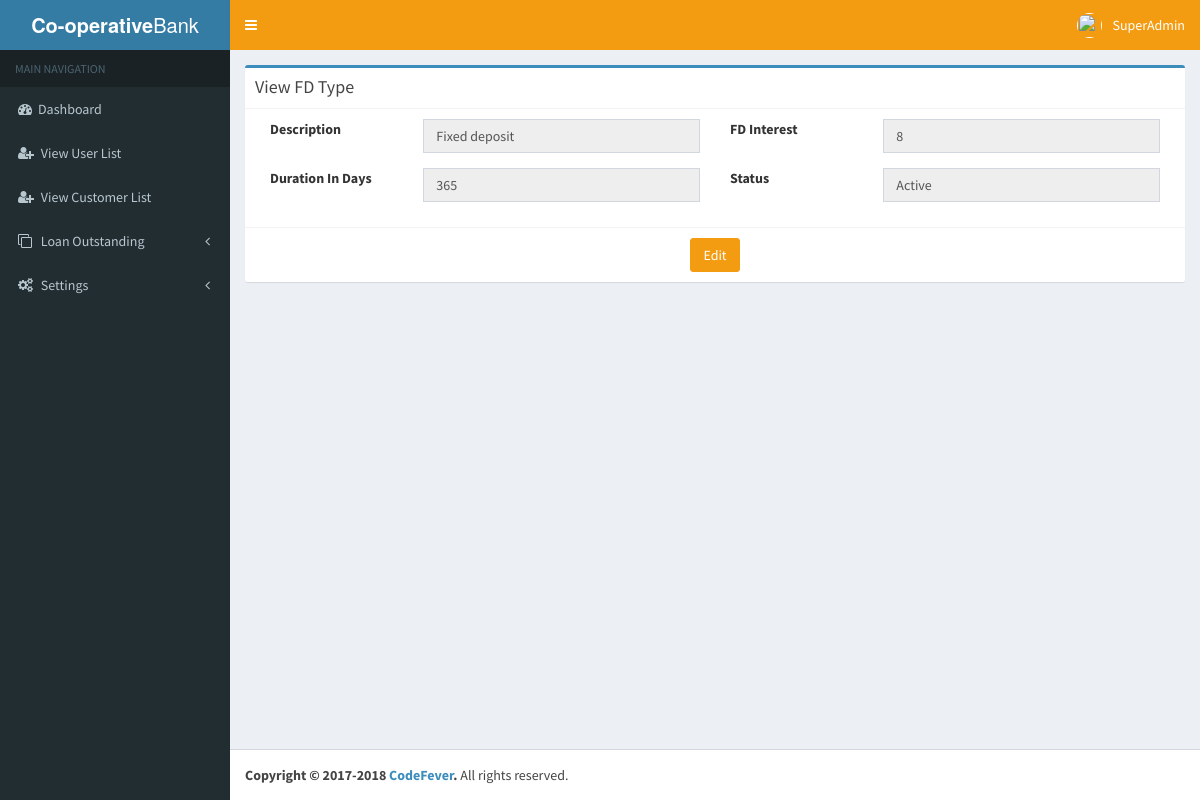
Screenshot of /Views/SuperAdmin/superadmin_view_fdtype.php?id=4 (signed in) with the database file from the repository.
### tables this page shows
CREATE TABLE `userinfo` (
  `UserId` bigint(20) NOT NULL AUTO_INCREMENT,
  `EmployeeName` varchar(50) NOT NULL DEFAULT '',
  `Designation` varchar(50) NOT NULL DEFAULT '',
  `Username` varchar(700) NOT NULL DEFAULT '',
  `Apassword` longtext NOT NULL,
  `RoleId` bigint(20) DEFAULT NULL,
  `CityId` bigint(20) DEFAULT NULL,
  `StateId` bigint(20) DEFAULT NULL,
  `CountryId` bigint(20) DEFAULT NULL,
  `BranchId` bigint(20) DEFAULT NULL,
  `UnderofId` bigint(20) DEFAULT NULL,
  `EmpCode` varchar(50) DEFAULT NULL,
  `Userimage` longblob,
  `EmpId` bigint(20) DEFAULT NULL,
  `CreatedBy` bigint(20) DEFAULT NULL,
  `CreatedDate` datetime DEFAULT NULL,
  `ModifiedDate` datetime DEFAULT NULL,
  `ModifiedBy` bigint(20) DEFAULT NULL,
  `Active` tinyint(4) NOT NULL DEFAULT '1',
  `token` varchar(255) NOT NULL,
  PRIMARY KEY (`UserId`),
  UNIQUE KEY `UQ__UserInfo__536C85E41AAA0C50` (`Username`),
  UNIQUE KEY `EmpCode` (`EmpCode`),
  KEY `RoleId` (`RoleId`),
  KEY `BranchId` (`BranchId`)
);

CREATE TABLE `fdsetup` (
  `fdsetupid` bigint(20) NOT NULL AUTO_INCREMENT,
  `Description` varchar(501) DEFAULT NULL,
  `fdinterest` double NOT NULL,
  `durationindays` int(11) NOT NULL,
  `Active` tinyint(4) NOT NULL,
  `SeniorCitzen` smallint(6) DEFAULT NULL,
  `SpecialRoi` smallint(6) DEFAULT NULL,
  `CreatedBy` bigint(20) NOT NULL,
  `CreatedDate` datetime NOT NULL,
  `ModifiedBy` bigint(20) DEFAULT NULL,
  `ModifiedDate` datetime DEFAULT NULL,
  PRIMARY KEY (`fdsetupid`)
);

### Views/superadmin-session.php (called while the page is built, shortened)
<?php
    $user_check=$_SESSION['login_user'];
    $ses_sql = mysql_query("select UserId, Username, Userimage from userinfo where Username='$user_check'") or die(mysql_error());
    $row = mysql_fetch_assoc($ses_sql);
    $login_session = $row['Username'];
?>

### Views/SuperAdmin/superadmin_view_fdtype.php (the view, shortened to what this page needs)
<?php
include '../superadmin-session.php';
$cid = $_GET['id'];
?>
<!DOCTYPE html>
<html>
    <head>
        <?php include 'include/nav.php'; ?>
    </head>
    <body class="hold-transition skin-blue sidebar-mini">
        <div class="wrapper">
            <?php include 'include/sidenav.php'; ?>
            <div class="content-wrapper">
                <section class="content">
                    <div class="box box-primary">
                        <div class="box-header with-border">
                            <h3 class="box-title">View FD Type</h3>
                        </div>
                        <form role="form" method="post" action="superadmin_edit_fdtype.php?id=<?php echo $cid ?>">
                            <?php
                            if (isset($_GET['id'])) {
                                $id = $_GET['id'];
                                $sql = mysql_query("SELECT * FROM fdsetup WHERE fdsetupid ='" . $id . "' ") or die(mysql_error());
                                while ($row = mysql_fetch_array($sql)) {
                                    if ($row['Active'] == 1)
                                        $a = "Active";
                                    else
                                        $a = "Deactive";
                                    ?>
                                    <div class="box-body">
                                        <div class="col-md-2">
                                            <div class="form-group">
                                                <label>Description</label>
                                            </div>
                                        </div>
                                        <div class="col-md-4">
                                            <div class="form-group">
                                                <input type="text" value="<?php echo $row['Description']; ?>" name="" class="form-control" readonly>
                                            </div>
                                        </div>
                                        <div class="col-md-2">
                                            <div class="form-group">
                                                <label>FD Interest</label>
                                            </div>
                                        </div>
                                        <div class="col-md-4">
                                            <div class="form-group">
                                                <input type="text" value="<?php echo $row['fdinterest']; ?>" name="" class="form-control" readonly>
                                            </div>
                                        </div>
                                        <div class="col-md-2">
                                            <div class="form-group">
                                                <label>Duration In Days</label>
                                            </div>
                                        </div>
                                        <div class="col-md-4">
                                            <div class="form-group">
                                                <input type="text" value="<?php echo $row['durationindays']; ?>" name="" class="form-control" readonly>
                                            </div>
                                        </div>
                                        <div class="col-md-2">
                                            <div class="form-group">
                                                <label>Status</label>
                                            </div>
                                        </div>
                                        <div class="col-md-4">
                                            <div class="form-group">
                                                <input type="text" value="<?php echo $a; ?>" name="" class="form-control" readonly>
                                            </div>
                                        </div>
                                    </div>
                                    <div class="box-footer text-center">
                                        <input type="submit" name="submit1" class="btn btn-primary" value="Edit">
                                    </div>
    <?php }
}
?>
                        </form>
                    </div>
                </section>
            </div>
<?php include 'include/script.php'; ?>
        </div>
    </body>
</html>

### Views/SuperAdmin/include/sidenav.php (shortened to what this page needs)
<header class="main-header">
    <a href="#" class="logo">
        <span class="logo-lg"><b>Co-operative</b>Bank</span>
    </a>
    <nav class="navbar navbar-static-top">
        <a href="#" class="sidebar-toggle" data-toggle="offcanvas" role="button">
        </a>
        <div class="navbar-custom-menu">
            <ul class="nav navbar-nav">
                <li class="dropdown user user-menu">
                    <a href="" class="dropdown-toggle" data-toggle="dropdown">
                        <img src="../upload/<?php echo $_SESSION['uimage']; ?>" class="user-image" >
                        <span class="hidden-xs"><?php echo $login_session; ?></span>
                    </a>
                </li>
            </ul>
        </div>
    </nav>
</header>
<aside class="main-sidebar">
    <section class="sidebar">
        <ul class="sidebar-menu">
            <li class="header">MAIN NAVIGATION</li>
            <li class="treeview">
                <a href="superadmin_dashboard.php">
                    <i class="fa fa-dashboard"></i><span>Dashboard</span>
                </a>
            </li>
            <li class="treeview">
                <a href="superadmin_user_list.php">
                    <i class="fa fa-user-plus"></i>
                    <span>View User List</span>
                </a>
            </li>
            <li class="treeview">
                <a href="superadmin_customer_list.php">
                    <i class="fa fa-user-plus"></i>
                    <span>View Customer List</span>
                </a>
            </li>
            <li class="treeview">
                <a href="#">
                    <i class="fa fa-clone"></i>
                    <span>Loan Outstanding</span>
                    <span class="pull-right-container">
                        <i class="fa fa-angle-left pull-right"></i>
                    </span>
                </a>
            </li>
            <li class="treeview">
                <a href="#">
                    <i class="fa fa-gears"></i>
                    <span>Settings</span>
                    <span class="pull-right-container">
                        <i class="fa fa-angle-left pull-right"></i>
                    </span>
                </a>
            </li>
        </ul>
    </section>
</aside>

### rows the page displays
userinfo: Username "SuperAdmin"
fdsetup: Description "Fixed deposit", fdinterest "8", durationindays "365", Active "Active"
